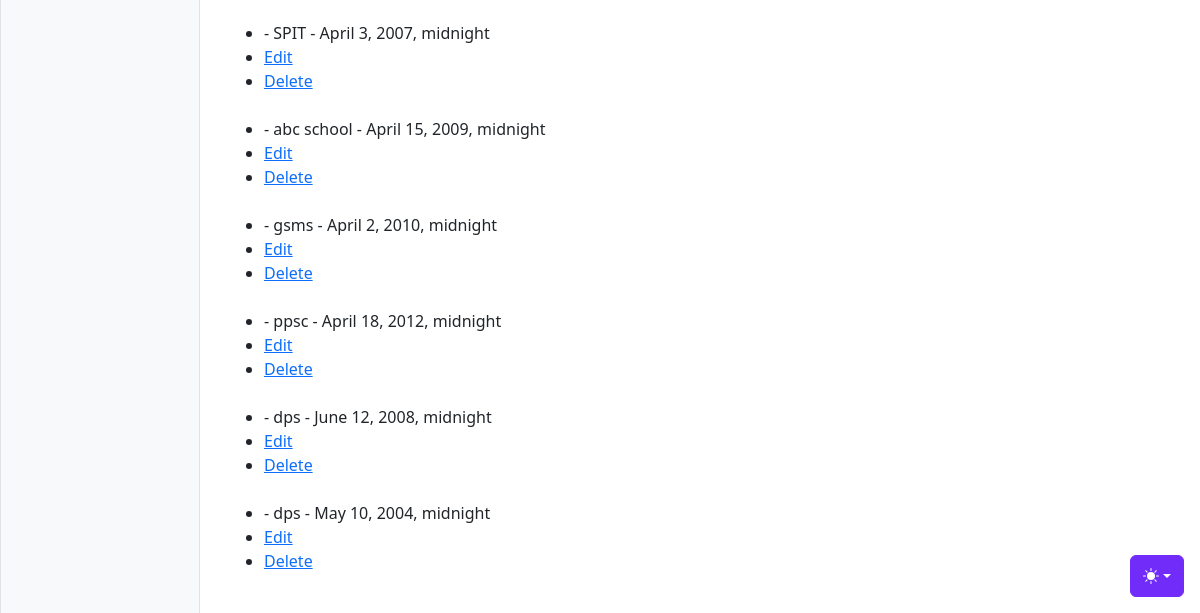
Page /qualities/add_education/ (signed in, lower part) on the earlier database version.
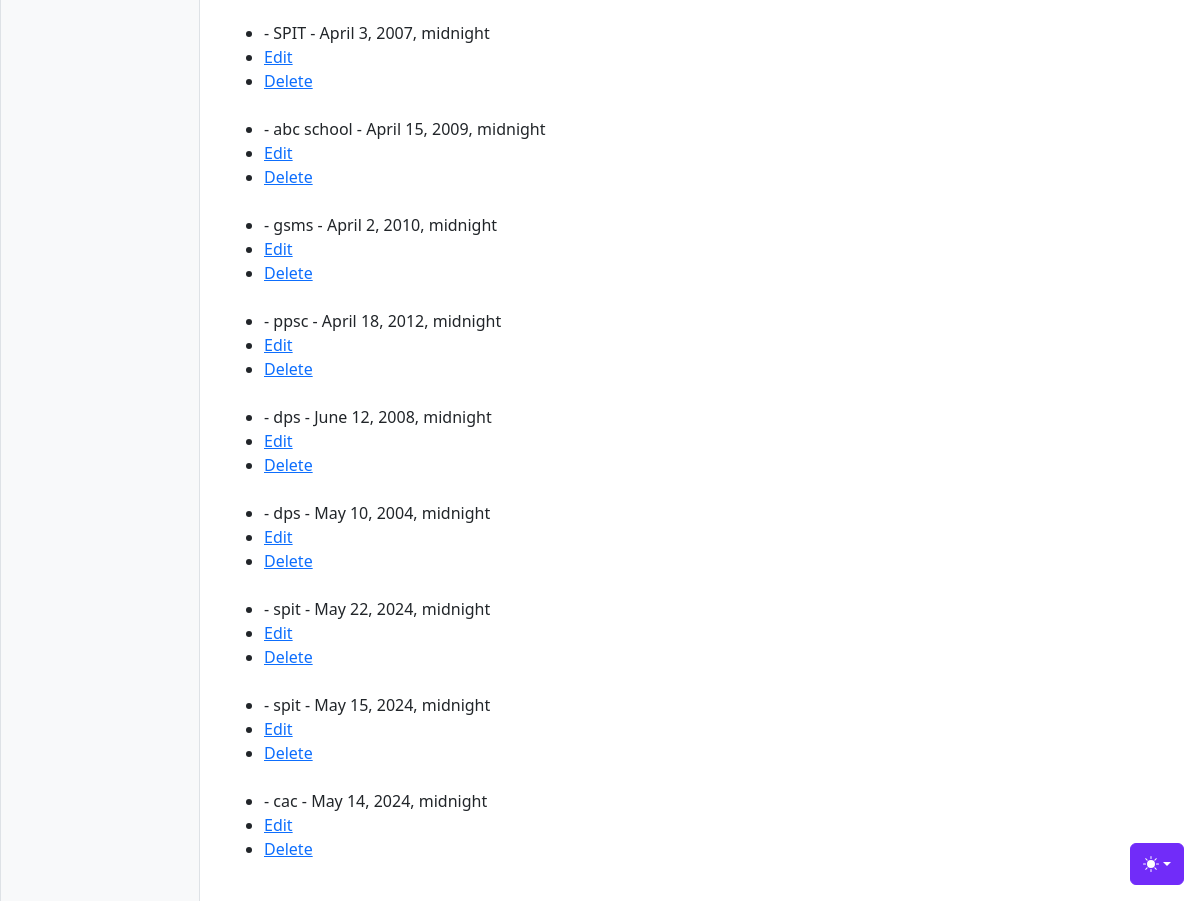
Same page on the later database version.
### qualities/models.py (models this page shows, shortened)
class Education(models.Model):
    unique_id = models.UUIDField(default=uuid.uuid4, editable=False, unique=True)
    candidate = models.ForeignKey(User, verbose_name='Candidate', on_delete=models.CASCADE)
    primary = 'primary'
    middle_school = 'middle_school'
    high_school = 'high_school'
    higher_secondary =  'higher_secondary'
    graduation = 'graduation'
    post_graduation = 'post_graduation'
    doctorate = 'doctorate'
    post_doctorate = 'post_doctorate'
    diploma = 'diploma'
    course = 'course'
    other = 'other'
    EDUCATION_LEVEL_CHOICES = [
        (primary, 'primary'),
        (middle_school, 'middle_school'),
        (high_school, 'high_school'),
        (higher_secondary,  'higher_secondary'),
        (graduation, 'graduation'),
        (post_graduation, 'post_graduation'),
        (doctorate, 'doctorate'),
        (post_doctorate, 'post_doctorate'),
        (diploma, 'diploma'),
        (course, 'course'),
        (other, 'other'),
    ]
    education_level = models.CharField(verbose_name='Level', max_length=20, choices=EDUCATION_LEVEL_CHOICES)
    institute = models.CharField(verbose_name='Institute', max_length=150,)
    additional_info = models.TextField(verbose_name='Additional Info', null=True, blank=True)
    date_of_passing = models.DateTimeField(verbose_name='Date of Passing', null=True)
    pursuing = models.BooleanField(verbose_name='Pursuing', default=False)

### qualities/views.py (the view)
# urls.py: path('add_education/', views.add_education, name='add_education'),
@login_required(login_url='accounts:login')
def add_education(request):
    if request.method == 'POST':
        form = EducationForm(request.POST)
        if form.is_valid():
            education = form.save(commit=False)
            education.candidate = request.user
            education.save()
            return redirect('/dashboard')  # Redirect back to the same page
    else:
        form = EducationForm()
    user_educations = Education.objects.filter(candidate=request.user)
    education_level_choices = [choice[1] for choice in Education.EDUCATION_LEVEL_CHOICES]
    context = {
        'form': form,
        'education_level_choices': education_level_choices,
        'user_educations': user_educations
    }
    return render(request, 'qualities/add_education.html', context)

### qualities/templates/qualities/add_education.html (shortened to what this page needs)
{% extends 'boiler.html' %}
{% block page_contents %}
{% load widget_tweaks %}
<!DOCTYPE html>
<html lang="en">
<head>
    <main class="col-md-9 ms-sm-auto col-lg-10 px-md-4">
    <link rel="stylesheet" href="https://code.jquery.com/ui/1.12.1/themes/base/jquery-ui.css">
    {% load widget_tweaks %}
</head>
<body>
    <ul>
        {% for education in user_educations %}
            <li>{{ education.full_name }} - {{ education.institute }} - {{ education.date_of_passing }}</li>
            <li><a href="{% url 'qualities:edit_education' education.id %}">Edit</a></li>
            <li><a href="{% url 'qualities:delete_education' education.id %}">Delete</a></li>
            <br>
        {% empty %}
            <li>No education entries found.</li>
        {% endfor %}
    </ul>
</body>
</html>
{% endblock %}

### frontend/templates/boiler.html (shortened to what this page needs)
{% load static %}
<html lang="en" data-bs-theme="dark">
  <head>
    <link
      rel="stylesheet"
      href="https://cdn.jsdelivr.net/npm/@docsearch/css@3"
    />
    <link
      href="{% static 'dist/css/bootstrap.min.css' %}"
      rel="stylesheet"
    />
    <link
      href="https://cdn.jsdelivr.net/npm/bootstrap-icons@1.10.5/font/bootstrap-icons.min.css"
      rel="stylesheet"
    />
    <link href="{% static 'dashboards/dashboard.css' %}" rel="stylesheet" />
  </head>
  <body>
    <div
      class="dropdown position-fixed bottom-0 end-0 mb-3 me-3 bd-mode-toggle"
    >
      <button
        class="btn btn-bd-primary py-2 dropdown-toggle d-flex align-items-center"
        id="bd-theme"
        type="button"
        aria-expanded="false"
        data-bs-toggle="dropdown"
        aria-label="Toggle theme (dark)"
      >
        <svg class="bi my-1 theme-icon-active" width="1em" height="1em">
          <use href="#moon-stars-fill"></use>
        </svg>
      </button>
    </div>
    <div class="container-fluid">
      <div class="row">
        <div
          class="sidebar border border-right col-md-3 col-lg-2 p-0 bg-body-tertiary"
        >
        </div>
        <body style="padding-top: 1rem; ">
            <div class="container-fluid">
                {% block page_contents %}
                {% endblock %}
            </div>
        </body>
  </body>
</html>

### assets/dashboards/dashboard.css (style rules this page uses)
.bi { display: inline-block; width: 1rem; height: 1rem; }

### frontend/templates/boiler.html (style rules this page uses)
.bi { vertical-align: -0.125em; fill: currentColor; }
.btn-bd-primary { --bd-violet-bg: #712cf9; --bd-violet-rgb: 112.520718, 44.062154, 249.437846; --bs-btn-font-weight: 600; --bs-btn-color: var(--bs-white); --bs-btn-bg: var(--bd-violet-bg); --bs-btn-border-color: var(--bd-violet-bg); --bs-btn-hover-color: var(--bs-white); --bs-btn-hover-bg: #6528e0; --bs-btn-hover-border-color: #6528e0; --bs-btn-focus-shadow-rgb: var(--bd-violet-rgb); --bs-btn-active-color: var(--bs-btn-hover-color); --bs-btn-active-bg: #5a23c8; --bs-btn-active-border-color: #5a23c8; }
.bd-mode-toggle { z-index: 1500; }
.sidebar { position: fixed; height : 100%; }

Differences in the rows shown:
added Education: institute "spit", date_of_passing "May 22, 2024, midnight"
added Education: institute "spit", date_of_passing "May 15, 2024, midnight"
added Education: institute "cac", date_of_passing "May 14, 2024, midnight"
